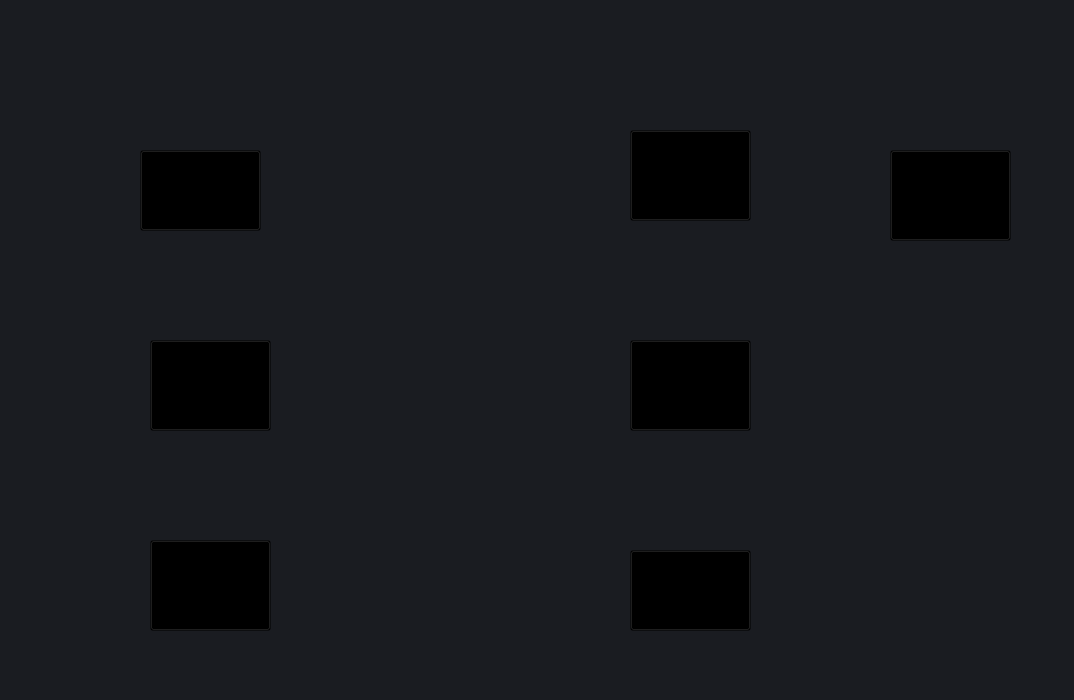
<?xml version="1.0" encoding="UTF-8"?>
<ui version="4.0">
 <class>Home</class>
 <widget class="QWidget" name="Home">
  <property name="windowModality">
   <enum>Qt::WindowModal</enum>
  </property>
  <property name="geometry">
   <rect>
    <x>0</x>
    <y>0</y>
    <width>1074</width>
    <height>700</height>
   </rect>
  </property>
  <property name="sizePolicy">
   <sizepolicy hsizetype="Minimum" vsizetype="Minimum">
    <horstretch>0</horstretch>
    <verstretch>0</verstretch>
   </sizepolicy>
  </property>
  <property name="minimumSize">
   <size>
    <width>0</width>
    <height>0</height>
   </size>
  </property>
  <property name="windowTitle">
   <string>Home</string>
  </property>
  <property name="autoFillBackground">
   <bool>false</bool>
  </property>
  <property name="styleSheet">
   <string notr="true">

*{
font-family: century gothic;
}
QWidget{
background-color: rgb(26,28,33);
}
QGroupBox{
border:2px  solid rgb(45, 137, 239);
color:white;
background-color: rgb(39,44,54);
}</string>
  </property>
  <widget class="QPushButton" name="btn_device_manager">
   <property name="geometry">
    <rect>
     <x>890</x>
     <y>150</y>
     <width>121</width>
     <height>91</height>
    </rect>
   </property>
   <property name="styleSheet">
    <string notr="true">background:Transparent;</string>
   </property>
   <property name="text">
    <string/>
   </property>
  </widget>
  <widget class="QLabel" name="label">
   <property name="geometry">
    <rect>
     <x>0</x>
     <y>0</y>
     <width>1200</width>
     <height>700</height>
    </rect>
   </property>
   <property name="text">
    <string/>
   </property>
   <property name="pixmap">
    <pixmap resource="../graphics/resource.qrc">:/icon/icon/main.JPG</pixmap>
   </property>
   <property name="scaledContents">
    <bool>true</bool>
   </property>
  </widget>
  <widget class="QPushButton" name="btn_live_view">
   <property name="geometry">
    <rect>
     <x>140</x>
     <y>150</y>
     <width>121</width>
     <height>81</height>
    </rect>
   </property>
   <property name="font">
    <font>
     <family>century gothic</family>
     <weight>75</weight>
     <bold>true</bold>
    </font>
   </property>
   <property name="styleSheet">
    <string notr="true">background:Transparent;</string>
   </property>
   <property name="text">
    <string/>
   </property>
  </widget>
  <widget class="QPushButton" name="btn_dashboard">
   <property name="geometry">
    <rect>
     <x>630</x>
     <y>550</y>
     <width>121</width>
     <height>81</height>
    </rect>
   </property>
   <property name="font">
    <font>
     <family>century gothic</family>
     <weight>75</weight>
     <bold>true</bold>
    </font>
   </property>
   <property name="styleSheet">
    <string notr="true">background:Transparent;</string>
   </property>
   <property name="text">
    <string/>
   </property>
  </widget>
  <widget class="QPushButton" name="btn_storage">
   <property name="geometry">
    <rect>
     <x>630</x>
     <y>340</y>
     <width>121</width>
     <height>91</height>
    </rect>
   </property>
   <property name="font">
    <font>
     <family>century gothic</family>
     <weight>75</weight>
     <bold>true</bold>
    </font>
   </property>
   <property name="styleSheet">
    <string notr="true">background:Transparent;</string>
   </property>
   <property name="text">
    <string/>
   </property>
  </widget>
  <widget class="QPushButton" name="btn_playback">
   <property name="geometry">
    <rect>
     <x>630</x>
     <y>130</y>
     <width>121</width>
     <height>91</height>
    </rect>
   </property>
   <property name="font">
    <font>
     <family>century gothic</family>
     <weight>75</weight>
     <bold>true</bold>
    </font>
   </property>
   <property name="styleSheet">
    <string notr="true">background:Transparent;</string>
   </property>
   <property name="text">
    <string/>
   </property>
  </widget>
  <widget class="QPushButton" name="btn_system">
   <property name="geometry">
    <rect>
     <x>150</x>
     <y>340</y>
     <width>121</width>
     <height>91</height>
    </rect>
   </property>
   <property name="font">
    <font>
     <family>century gothic</family>
     <weight>75</weight>
     <bold>true</bold>
    </font>
   </property>
   <property name="styleSheet">
    <string notr="true">background:Transparent;</string>
   </property>
   <property name="text">
    <string/>
   </property>
  </widget>
  <widget class="QPushButton" name="btn_smartsearch">
   <property name="geometry">
    <rect>
     <x>150</x>
     <y>540</y>
     <width>121</width>
     <height>91</height>
    </rect>
   </property>
   <property name="font">
    <font>
     <family>century gothic</family>
     <weight>75</weight>
     <bold>true</bold>
    </font>
   </property>
   <property name="styleSheet">
    <string notr="true">background:Transparent;</string>
   </property>
   <property name="text">
    <string/>
   </property>
  </widget>
  <zorder>label</zorder>
  <zorder>btn_live_view</zorder>
  <zorder>btn_device_manager</zorder>
  <zorder>btn_dashboard</zorder>
  <zorder>btn_storage</zorder>
  <zorder>btn_playback</zorder>
  <zorder>btn_system</zorder>
  <zorder>btn_smartsearch</zorder>
 </widget>
 <resources>
  <include location="../graphics/resource.qrc"/>
 </resources>
 <connections/>
</ui>
